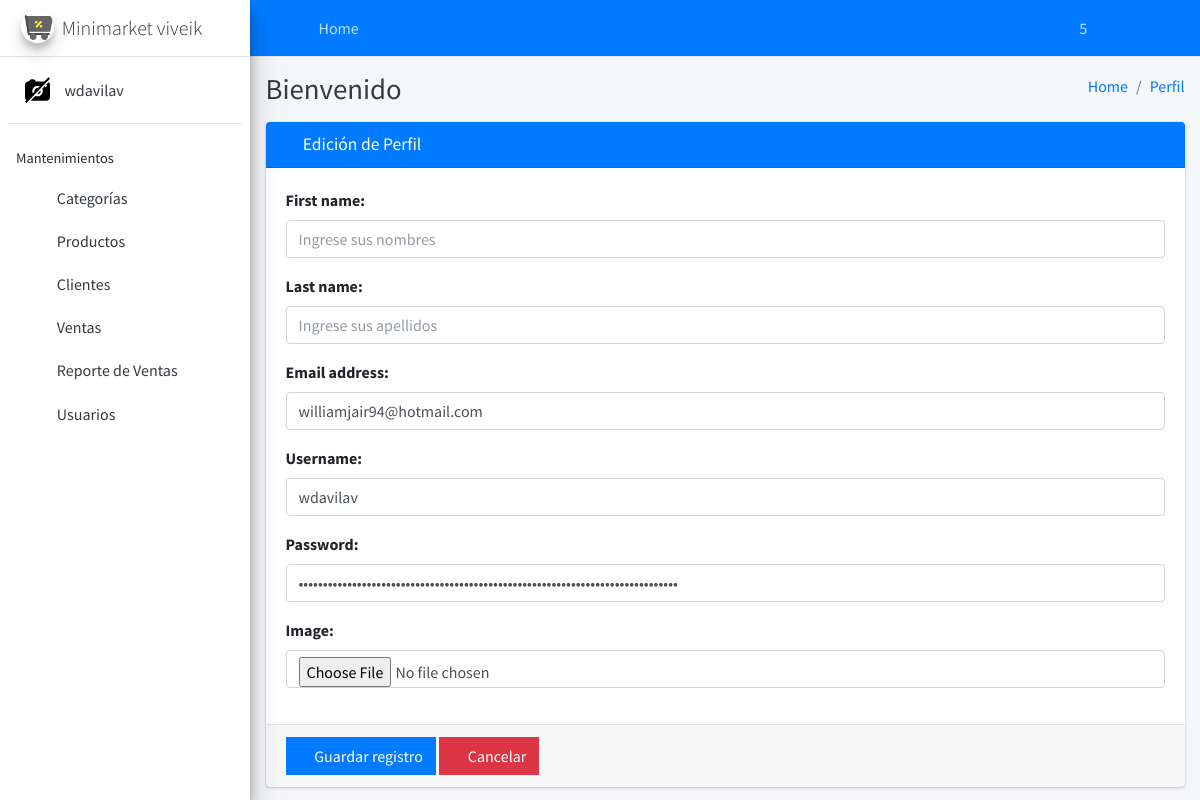
The page /user/profile/ (signed in) on the database its author committed.
### core/user/models.py (models this page shows, shortened)
class User(AbstractUser):
    image = models.ImageField(upload_to='users/%Y/%m/%d', null=True, blank=True)
    token = models.UUIDField(primary_key=False, editable=False, null=True, blank=True)
    def get_image(self):
        if self.image:
            return '{}{}'.format(MEDIA_URL, self.image)
        return '{}{}'.format(STATIC_URL, 'img/empty.png')

### core/user/views.py (the view, shortened to what this page needs)
# urls.py: path('profile/', UserProfileView.as_view(), name='user_profile'),
class UserProfileView(LoginRequiredMixin, UpdateView):
    model = User
    form_class = UserProfileForm
    template_name = 'user/profile.html'
    success_url = reverse_lazy('erp:dashboard')
    @method_decorator(csrf_exempt)
    def dispatch(self, request, *args, **kwargs):
        self.object = self.get_object()
        return super().dispatch(request, *args, **kwargs)
    def get_object(self, queryset=None):
        return self.request.user
    def get_context_data(self, **kwargs):
        context = super().get_context_data(**kwargs)
        context['title'] = 'Edición de Perfil'
        context['entity'] = 'Perfil'
        context['list_url'] = self.success_url
        context['action'] = 'edit'
        return context

### core/user/templates/user/profile.html
{% extends 'form.html' %}

### templates/form.html (shortened to what this page needs)
{% extends 'layout.html' %}
{% load widget_tweaks %}
{% block content %}
    <form method="post" action="." enctype="multipart/form-data">
        <div class="card card-primary">
            <div class="card-header">
                <h3 class="card-title">
                    {% if action == 'add' %}
                        <i class="fas fa-plus"></i>
                    {% else %}
                        <i class="fas fa-edit"></i>
                    {% endif %}
                    {{ title }}
                </h3>
            </div>
            <div class="card-body">
                {% for field in form.visible_fields %}
                    <div class="form-group">
                        <label for="email">{{ field.label }}:</label>
                        {{ field|add_class:'form-control'|attr:'autocomplete:off' }}
                    </div>
                {% endfor %}
            </div>
            <div class="card-footer">
                <button type="submit" class="btn btn-primary btn-flat">
                    <i class="fas fa-save"></i> Guardar registro
                </button>
                <a href="{{ list_url }}" class="btn btn-danger btn-flat">
                    <i class="fas fa-times"></i> Cancelar
                </a>
            </div>
        </div>
    </form>
{% endblock %}

### templates/vtc/sidebar.html
{% load static %}
<aside class="main-sidebar sidebar-light-primary elevation-4">
	<a href="{% url 'erp:dashboard' %}" class="brand-link">
		<img
			src="{% static 'img/logo.png' %}"
			alt="AdminLTE Logo"
			class="brand-image img-circle elevation-3"
			style="opacity: 0.8"
		/>
		<span class="brand-text font-weight-light">Minimarket viveik</span>
	</a>
	<div class="sidebar">
		<div class="user-panel mt-3 pb-3 mb-3 d-flex">
			<div class="image">
				<img src="{{ request.user.get_image }}" class="img-circle" alt="User Image" />
			</div>
			<div class="info">
				<a href="#" class="d-block">{{ request.user.username }}</a>
			</div>
		</div>
		<nav class="mt-2">
			<ul class="nav nav-pills nav-sidebar flex-column" data-widget="treeview" role="menu" data-accordion="false">
				<li class="nav-header">Mantenimientos</li>
				<li class="nav-item">
					<a href="{% url 'erp:category_list' %}" class="nav-link">
						<i class="nav-icon fas fa-truck-loading"></i>
						<p>Categorías</p>
					</a>
				</li>
				<li class="nav-item">
					<a href="{% url 'erp:product_list' %}" class="nav-link">
						<i class="nav-icon fas fa-boxes"></i>
						<p>Productos</p>
					</a>
				</li>
				<li class="nav-item">
					<a href="{% url 'erp:client_list' %}" class="nav-link">
						<i class="nav-icon fas fa-users"></i>
						<p>Clientes</p>
					</a>
				</li>
				<li class="nav-item">
					<a href="{% url 'erp:sale_list' %}" class="nav-link">
						<i class="nav-icon fas fa-shopping-cart"></i>
						<p>Ventas</p>
					</a>
				</li>
				<li class="nav-item">
					<a href="{% url 'sale_report' %}" class="nav-link">
						<i class="nav-icon fas fa-chart-bar"></i>
						<p>Reporte de Ventas</p>
					</a>
				</li>
				<li class="nav-item">
					<a href="{% url 'user:user_list' %}" class="nav-link">
						<i class="nav-icon fas fa-user-friends"></i>
						<p>Usuarios</p>
					</a>
				</li>
			</ul>
		</nav>
	</div>
</aside>

### static/css/mystyle.css (style rules this page uses)
.card-footer { border-top: 1px solid #dee2e6; }
.btn { color: white !important; }

### rows shown on the page
User: user.username "wdavilav", visible_fields "williamjair94@hotmail.com" "wdavilav"

### other values the page prints
{{ request.session.group }} "5"
{{ entity }} "Perfil"
{{ title }} "Edición de Perfil"
{{ field.label }} "First name" "Last name" "Email address" "Username" "Password" "Image"
